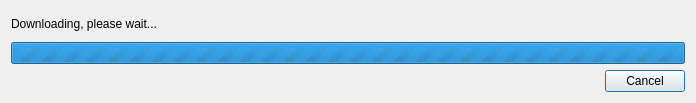
<?xml version="1.0" encoding="UTF-8"?>
<ui version="4.0">
 <class>DownloadProgressDialog</class>
 <widget class="QDialog" name="DownloadProgressDialog">
  <property name="geometry">
   <rect>
    <x>0</x>
    <y>0</y>
    <width>696</width>
    <height>103</height>
   </rect>
  </property>
  <property name="windowTitle">
   <string>Dialog</string>
  </property>
  <layout class="QVBoxLayout" name="verticalLayout">
   <item>
    <widget class="QLabel" name="label">
     <property name="text">
      <string>Downloading, please wait...</string>
     </property>
    </widget>
   </item>
   <item>
    <widget class="QProgressBar" name="progressBar">
     <property name="maximum">
      <number>0</number>
     </property>
     <property name="value">
      <number>-1</number>
     </property>
    </widget>
   </item>
   <item>
    <widget class="QDialogButtonBox" name="buttonBox">
     <property name="orientation">
      <enum>Qt::Orientation::Horizontal</enum>
     </property>
     <property name="standardButtons">
      <set>QDialogButtonBox::StandardButton::Cancel</set>
     </property>
    </widget>
   </item>
  </layout>
 </widget>
 <resources/>
 <connections>
  <connection>
   <sender>buttonBox</sender>
   <signal>accepted()</signal>
   <receiver>DownloadProgressDialog</receiver>
   <slot>accept()</slot>
   <hints>
    <hint type="sourcelabel">
     <x>248</x>
     <y>254</y>
    </hint>
    <hint type="destinationlabel">
     <x>157</x>
     <y>274</y>
    </hint>
   </hints>
  </connection>
  <connection>
   <sender>buttonBox</sender>
   <signal>rejected()</signal>
   <receiver>DownloadProgressDialog</receiver>
   <slot>reject()</slot>
   <hints>
    <hint type="sourcelabel">
     <x>316</x>
     <y>260</y>
    </hint>
    <hint type="destinationlabel">
     <x>286</x>
     <y>274</y>
    </hint>
   </hints>
  </connection>
 </connections>
</ui>
